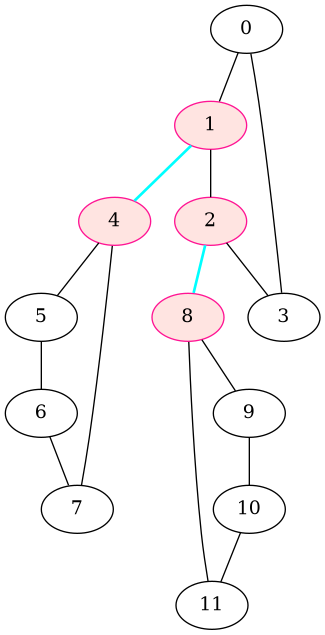

Reproduce this figure in Python.
import graphviz
import json
import os
import sys

def parse_input_file(input_file):
    ext = os.path.splitext(input_file)[1].lower()
    edges = []

    if ext == '.json':
        with open(input_file, 'r') as f:
            data = json.load(f)

        if not isinstance(data.get('edges'), list):
            raise ValueError("JSON must contain an 'edges' array")

        for edge in data['edges']:
            if not isinstance(edge, list) or len(edge) != 2:
                raise ValueError("Each edge must be an array of two vertices")

            u, v = map(int, edge)
            edges.append((u, v))
    else:
        with open(input_file, 'r') as f:
            lines = f.readlines()

        for line in lines[1:]:
            u, v = map(int, line.strip().split())
            edges.append((u, v))

    return edges

def parse_bridges_file(file_path):
    if file_path is None or not os.path.exists(file_path):
        return set()
    
    bridges = set()
    with open(file_path, 'r') as f:
        for line in f:
            u, v = map(int, line.strip().split())
            bridges.add((min(u, v), max(u, v)))

    return bridges

def parse_articulation_file(file_path):
    if file_path is None or not os.path.exists(file_path):
        return set()
    
    articulation = set()
    with open(file_path, 'r') as f:
        line = f.readline().strip()
        if line:
            articulation = {int(x) for x in line.split(',')}
    return articulation

def render_graph(input_file, bridges_file=None, articulation_file=None, output_file='graph', fmt='png'):
    edges = parse_input_file(input_file)
    bridges = parse_bridges_file(bridges_file)
    articulation = parse_articulation_file(articulation_file)

    g = graphviz.Graph('G', format=fmt)

    nodes = set()
    for u, v in edges:
        nodes.add(u)
        nodes.add(v)

    for node in nodes:
        if node in articulation:
            g.node(str(node), color='deeppink', style='filled', fillcolor='mistyrose')
        else:
            g.node(str(node))

    for u, v in edges:
        if (min(u, v), max(u, v)) in bridges:
            g.edge(str(u), str(v), color='cyan', penwidth='2')
        else:
            g.edge(str(u), str(v))

    g.render(output_file, view=True)
    print(f"Graph saved as {output_file}.{fmt}")

def main():
    try:
        if len(sys.argv) == 2:
            render_graph(sys.argv[1])  # Only input file, no color
        elif len(sys.argv) == 4:
            render_graph(sys.argv[1], sys.argv[2], sys.argv[3])
        else:
            print("Usage:")
            print("  python3 graph.py input.txt")
            print("  python3 graph.py input.txt bridges.txt articulation.txt")
    except Exception as e:
        print(f"Error: {e}")

if __name__ == "__main__":
    main()
